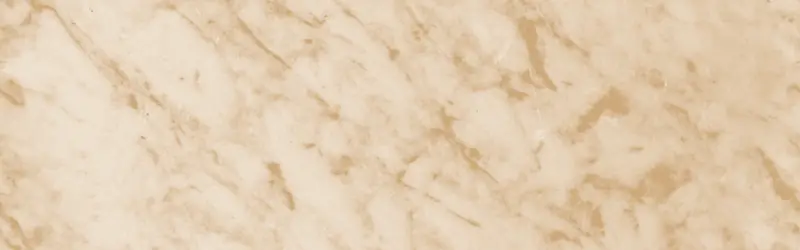
#> input picture assets/img/band@half.webp, 800 x 250 px, given in place of logo.jpg, which was not available
$ python build_assets.py
#> lines starting #> are read from the running program, lines starting #| are printed output that depends on the picture; after the words box and inside, x2 and y2 are one past the last pixel; in counts of white or black regions, pixels touching at a corner belong together; pictures that were not available may be replaced by others from this repository, and a replacement may not be noted
#!/usr/bin/env python3
"""
Build-time asset pipeline for the Kayspective Media landing page.

Runs once, offline, and writes everything into assets/. Nothing here executes at
runtime -- the deployed site is pure static HTML/CSS/JS.

Produces:
  * circular logo marks + favicon + apple-touch-icon, cropped from the master logo
  * a 1200x630 Open Graph card
  * brand-tinted marble texture panels used as the page's visual layer

The texture panels are duotone maps of a real CC0 marble photograph (see
assets/CREDITS.md) pushed into Kay's brand palette, so they read as one
deliberate art direction rather than as stock. Every panel is a drop-in
replacement target: swap the .webp for real photography at the same aspect
ratio and the layout is unchanged.
"""
import os

import numpy as np
from PIL import Image, ImageDraw, ImageFilter

ROOT   = os.path.dirname(os.path.dirname(os.path.abspath(__file__)))
ASSETS = os.path.join(ROOT, "assets")
IMG    = os.path.join(ASSETS, "img")
MARBLE = "/tmp/src/marble.png"          # CC0 source, fetched by fetch_sources()

# ---- brand palette (Kay's four canonical colors + derived neutrals) ----------
CREAM       = (0xF8, 0xEE, 0xE4)
BLUSH       = (0xF3, 0xD2, 0xC0)
GOLD        = (0xC1, 0x93, 0x59)
GOLD_DEEP   = (0xAB, 0x79, 0x37)
BLUSH_DEEP  = (0xE0, 0xAC, 0x93)
CREAM_LIFT  = (0xFC, 0xF7, 0xF1)
ESPRESSO    = (0x4A, 0x38, 0x2A)
ROSE_DEEP   = (0xC9, 0x8A, 0x6E)


def fetch_sources():
    """Download the CC0 marble source if it isn't already cached."""
    if os.path.exists(MARBLE):
        return
    import urllib.request
    os.makedirs(os.path.dirname(MARBLE), exist_ok=True)
    url = ("https://upload.wikimedia.org/wikipedia/commons/0/00/Marble_Texture.png")
    req = urllib.request.Request(url, headers={"User-Agent": "Mozilla/5.0"})
    with urllib.request.urlopen(req, timeout=60) as r:
        open(MARBLE, "wb").write(r.read())


# ---------------------------------------------------------------- logo marks --
def circular_mark(src, size):
    """Crop the logo's circular crest and mask it to a clean circle."""
    im = src.copy().resize((size, size), Image.LANCZOS).convert("RGBA")
    mask = Image.new("L", (size * 4, size * 4), 0)
    ImageDraw.Draw(mask).ellipse((0, 0, size * 4 - 1, size * 4 - 1), fill=255)
    mask = mask.resize((size, size), Image.LANCZOS)
    im.putalpha(mask)
    return im


def build_marks(logo):
    for s in (96, 192, 384):
        circular_mark(logo, s).save(f"{ASSETS}/logo-mark-{s}.webp", quality=90, method=6)
    circular_mark(logo, 180).convert("RGB").save(f"{ASSETS}/apple-touch-icon.png")
    # multi-resolution .ico
    ico = [circular_mark(logo, s) for s in (16, 32, 48)]
    ico[0].save(f"{ASSETS}/favicon.ico", sizes=[(16, 16), (32, 32), (48, 48)])
    # a compact master for the <img> in the hero/footer
    logo.resize((640, 640), Image.LANCZOS).save(f"{ASSETS}/logo.webp", quality=88, method=6)


def build_og(logo):
    """1200x630 share card: the crest on a cream field between two gold rules."""
    W, H = 1200, 630
    card = Image.new("RGB", (W, H), CREAM)
    d = ImageDraw.Draw(card)
    d.rectangle((28, 28, W - 29, H - 29), outline=GOLD, width=2)
    d.rectangle((36, 36, W - 37, H - 37), outline=GOLD + (0,), width=1)
    mark = circular_mark(logo, 470)
    card.paste(mark, ((W - 470) // 2, (H - 470) // 2), mark)
    card.save(f"{ASSETS}/og.jpg", quality=88, optimize=True)


# ------------------------------------------------------------- marble panels --
def duotone(lum, dark, light):
    """Map a 0..1 luminance plane onto a two-color brand ramp."""
    d = np.array(dark, dtype=np.float32)
    l = np.array(light, dtype=np.float32)
    return d + (l - d) * lum[..., None]


def panel(src, box, size, dark, light, contrast=1.0, grain=1.6, blur=0.0):
    """Crop a region of the marble, normalize it, and tint into brand colors."""
    im = src.crop(box).resize(size, Image.LANCZOS).convert("L")
    if blur:
        im = im.filter(ImageFilter.GaussianBlur(blur))
    lum = np.asarray(im, dtype=np.float32) / 255.0
    # normalize then apply an S-curve so veining stays readable after tinting
    lo, hi = np.percentile(lum, 2), np.percentile(lum, 98)
    lum = np.clip((lum - lo) / max(hi - lo, 1e-6), 0, 1)
    lum = np.clip(0.5 + (lum - 0.5) * contrast, 0, 1)
    rgb = duotone(lum, dark, light)
    if grain:
        rng = np.random.default_rng(7)
        rgb += rng.normal(0, grain, rgb.shape)
    return Image.fromarray(np.clip(rgb, 0, 255).astype(np.uint8))


# Each entry: name, crop box in the 1500px source, output size, dark, light, contrast
#
# The four "reel-*" panels are 9:16 -- the native aspect of the vertical video
# this studio actually delivers. Real reel stills drop into these same slots.
PANELS = [
    # hero -- low contrast so display type stays legible over it
    ("hero",      (0,    40,   1500, 884),  (1920, 1080), BLUSH_DEEP, CREAM_LIFT, 0.62),
    # selected work -- vertical reel frames, each a distinct crop + tint so the
    # row reads as four pieces of work rather than one repeated swatch
    ("reel-1",    (150,  60,   700,  1040), (900, 1600), BLUSH_DEEP, CREAM_LIFT, 0.95),
    ("reel-2",    (760,  380,  1310, 1358), (900, 1600), GOLD_DEEP,  BLUSH,      0.88),
    ("reel-3",    (420,  480,  970,  1458), (900, 1600), GOLD,       CREAM_LIFT, 0.80),
    ("reel-4",    (900,  0,    1450, 978),  (900, 1600), ROSE_DEEP,  CREAM_LIFT, 0.98),
    # full-width divider band
    ("band",      (0,    620,  1500, 1089), (1600, 500),  GOLD,       CREAM_LIFT, 0.55),
]


def build_panels():
    src = Image.open(MARBLE).convert("RGB")
    for name, box, size, dark, light, contrast in PANELS:
        full = panel(src, box, size, dark, light, contrast)
        full.save(f"{IMG}/{name}.webp", quality=74, method=6)
        half = full.resize((size[0] // 2, size[1] // 2), Image.LANCZOS)
        half.save(f"{IMG}/{name}@half.webp", quality=72, method=6)
        print(f"  {name:12s} {size[0]}x{size[1]}")


# ─────────────────────────────────────────────────────────── founder portrait --
# Kay's headshot was shot on a cool rose sweep (hue ~4 deg) that fought the
# brand's peach blush. The sweep is recoloured into the palette while her skin,
# hair, and sweater are left exactly as shot.
PORTRAIT_SRC = os.path.join(ASSETS, "src", "kay-portrait-original.png")
PORTRAIT_CROP_TOP = 250          # headroom above her hair, in source pixels

def rgb_to_hsv(a):
    r, g, b = a[...,0], a[...,1], a[...,2]
    mx, mn = a.max(-1), a.min(-1)
    d = mx - mn
    h = np.zeros_like(mx)
    m = d > 1e-9
    ri, gi, bi = (mx == r) & m, (mx == g) & m, (mx == b) & m
    h[ri] = ((g - b)[ri] / d[ri]) % 6
    h[gi] = ((b - r)[gi] / d[gi]) + 2
    h[bi] = ((r - g)[bi] / d[bi]) + 4
    h = h / 6.0
    s = np.where(mx > 1e-9, d / np.maximum(mx, 1e-9), 0)
    return np.stack([h, s, mx], -1)

def hsv_to_rgb(hsv):
    h, s, v = hsv[...,0]*6.0, hsv[...,1], hsv[...,2]
    i = np.floor(h).astype(int) % 6
    f = h - np.floor(h)
    p, q, t = v*(1-s), v*(1-s*f), v*(1-s*(1-f))
    out = np.zeros(hsv.shape, dtype=np.float32)
    for k, (R,G,B) in enumerate([(v,t,p),(q,v,p),(p,v,t),(p,q,v),(t,p,v),(v,p,q)]):
        m = i == k
        out[...,0][m], out[...,1][m], out[...,2][m] = R[m], G[m], B[m]
    return out


def backdrop_mask(im, val_min=0.58, sat_max=0.50, hue_tol=42/360.0, bg_hue=6/360.0, feather=2.5):
    """Soft mask of the flat studio sweep.

    Colour thresholds alone would also catch lit skin, so the candidate set is
    restricted to the region that is *connected to the image border* -- the
    backdrop is by definition the thing touching the frame edge, and she is not.
    """
    a = np.asarray(im, dtype=np.float32) / 255.0
    hsv = rgb_to_hsv(a)
    h, s, v = hsv[...,0], hsv[...,1], hsv[...,2]
    dh = np.abs(((h - bg_hue + .5) % 1.0) - .5)
    cand = (v > val_min) & (s < sat_max) & (dh < hue_tol)
    # floodfill is a no-op on 'L' in this Pillow build, so mark on RGB instead
    m = Image.fromarray(np.where(cand, 255, 0).astype(np.uint8)).convert('RGB')
    W, H = m.size
    seeds = [(x, 1) for x in range(0, W, 40)] + [(x, H-2) for x in range(0, W, 40)] \
          + [(1, y) for y in range(0, H, 40)] + [(W-2, y) for y in range(0, H, 40)]
    for xy in seeds:
        if m.getpixel(xy) == (255, 255, 255):
            ImageDraw.floodfill(m, xy, (0, 255, 0), thresh=0)
    arr = np.asarray(m)
    conn = (arr[..., 1] == 255) & (arr[..., 0] == 0)
    keep = Image.fromarray(np.where(conn, 255, 0).astype(np.uint8))
    return np.asarray(keep.filter(ImageFilter.GaussianBlur(feather)), dtype=np.float32) / 255.0

def recolour_backdrop(im, mask, hue=21.2/360.0, sat=0.185, lo=0.80, hi=0.965):
    """Move the sweep into the brand's blush family, keeping its natural falloff.

    Hue and saturation are replaced outright; value is remapped into a lighter
    band rather than flattened, so the studio vignette survives and the result
    still reads as a photograph instead of a paint fill.
    """
    a = np.asarray(im, dtype=np.float32) / 255.0
    hsv = rgb_to_hsv(a)
    v = hsv[...,2]
    vb = v[mask > .5]
    p2, p98 = (np.percentile(vb, 2), np.percentile(vb, 98)) if vb.size else (0., 1.)
    vn = np.clip((v - p2) / max(p98 - p2, 1e-6), 0, 1)
    tgt = np.stack([np.full_like(v, hue),
                    np.full_like(v, sat),
                    lo + (hi - lo) * vn], -1)
    # Composite in RGB, never HSV: interpolating hue across the feathered edge
    # takes the long way round the colour wheel and fringes her hair green.
    tgt_rgb = np.clip(hsv_to_rgb(tgt), 0, 1)
    blended = a * (1 - mask[..., None]) + tgt_rgb * mask[..., None]
    return Image.fromarray((np.clip(blended, 0, 1) * 255).astype(np.uint8))


def build_portrait():
    if not os.path.exists(PORTRAIT_SRC):
        print("  (no portrait source; skipping)")
        return
    src = Image.open(PORTRAIT_SRC).convert("RGB")
    w, _ = src.size
    crop = src.crop((0, PORTRAIT_CROP_TOP, w, PORTRAIT_CROP_TOP + int(w * 5 / 4)))  # 4:5
    out = recolour_backdrop(crop, backdrop_mask(crop))
    full = out.resize((900, 1125), Image.LANCZOS)
    full.save(f"{IMG}/portrait.webp", quality=88, method=6)
    full.resize((450, 563), Image.LANCZOS).save(f"{IMG}/portrait@half.webp", quality=82, method=6)
    print("  portrait     900x1125 (backdrop recoloured)")


def main():
    os.makedirs(IMG, exist_ok=True)
    fetch_sources()
    logo = Image.open(f"{ASSETS}/logo.jpg").convert("RGB")
#> logo is the input picture: PIL image 800x250 RGB; mean R, G, B 227.1, 205.5, 177.5
    print("marks + favicon…");  build_marks(logo)
#> call 4 of circular_mark, with size = 180
#> in circular_mark (call 4), `mask = Image.new("L", (size * 4, size * 4), 0)`: mask: PIL image 720x720 L; every value is 0
#> in circular_mark (call 4), `ImageDraw.Draw(mask).ellipse((0, 0, size * 4 - 1, size * 4 - 1), fill=..`:
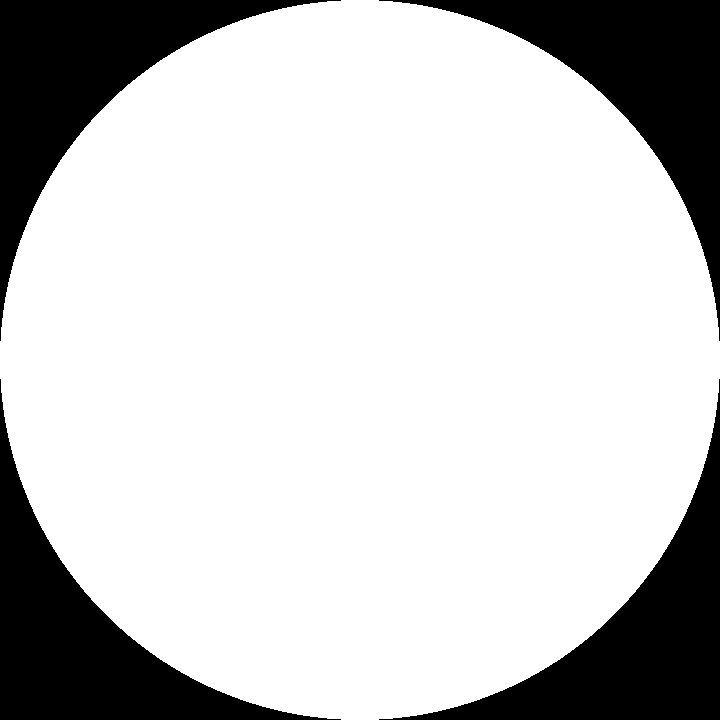
#> mask: PIL image 720x720 L; 78.5% white; 4 black regions, box (x1, y1, x2, y2) and area: (0, 0, 341, 341) 27842, (379, 0, 720, 341) 27842, (0, 379, 341, 720) 27842, (379, 379, 720, 720) 27842
#> in circular_mark (call 5), `mask = Image.new("L", (size * 4, size * 4), 0)`: mask: PIL image 64x64 L; every value is 0
#> in circular_mark (call 5), `ImageDraw.Draw(mask).ellipse((0, 0, size * 4 - 1, size * 4 - 1), fill=..`: mask: PIL image 64x64 L; 78.4% white; 4 black regions, box (x1, y1, x2, y2) and area: (0, 0, 26, 26) 221, (38, 0, 64, 26) 221, (0, 38, 26, 64) 221, (38, 38, 64, 64) 221
#> in circular_mark (call 6), `mask = Image.new("L", (size * 4, size * 4), 0)`: mask: PIL image 128x128 L; every value is 0
#> in circular_mark (call 6), `ImageDraw.Draw(mask).ellipse((0, 0, size * 4 - 1, size * 4 - 1), fill=..`: mask: PIL image 128x128 L; 78.5% white; 4 black regions, box (x1, y1, x2, y2) and area: (0, 0, 56, 56) 881, (72, 0, 128, 56) 881, (0, 72, 56, 128) 881, (72, 72, 128, 128) 881
#> in circular_mark (call 7), `mask = Image.new("L", (size * 4, size * 4), 0)`: mask: PIL image 192x192 L; every value is 0
#> in circular_mark (call 7), `ImageDraw.Draw(mask).ellipse((0, 0, size * 4 - 1, size * 4 - 1), fill=..`: mask: PIL image 192x192 L; 78.5% white; 4 black regions, box (x1, y1, x2, y2) and area: (0, 0, 86, 86) 1980, (106, 0, 192, 86) 1980, (0, 106, 86, 192) 1980, (106, 106, 192, 192) 1980
#> in build_marks, `ico = [circular_mark(logo, s) for s in (16, 32, 48)]`: ico = 3 items
    print("open graph card…");  build_og(logo)
#> in circular_mark (call 8), `mask = Image.new("L", (size * 4, size * 4), 0)`: mask: PIL image 1880x1880 L; every value is 0
#> in circular_mark (call 8), `ImageDraw.Draw(mask).ellipse((0, 0, size * 4 - 1, size * 4 - 1), fill=..`: mask: PIL image 1880x1880 L; 78.5% white; 4 black regions, box (x1, y1, x2, y2) and area: (0, 0, 909, 909) 189679, (971, 0, 1880, 909) 189679, (0, 971, 909, 1880) 189679, (971, 971, 1880, 1880) 189679
    print("marble panels…");    build_panels()
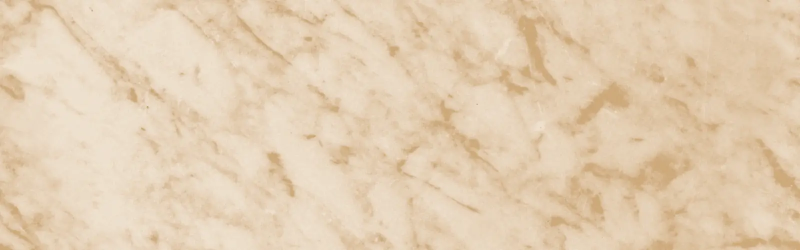
#> input picture assets/img/band.webp, 1600 x 500 px, found by its file name (shown at 1/2 size)
#> in build_panels, src is the input picture: PIL image 1600x500 RGB; mean R, G, B 227.2, 205.7, 177.8
#> the loop in build_panels, `for name, box, size, dark, light, contrast in PANELS:` made 6 passes
#> hi in panel on passes 1 to 6: 0.882, 0.882, 0.843, 0.586, 0.851, 0
#> pass 1, in panel, `im = src.crop(box).resize(size, Image.LANCZOS).convert("L")`:
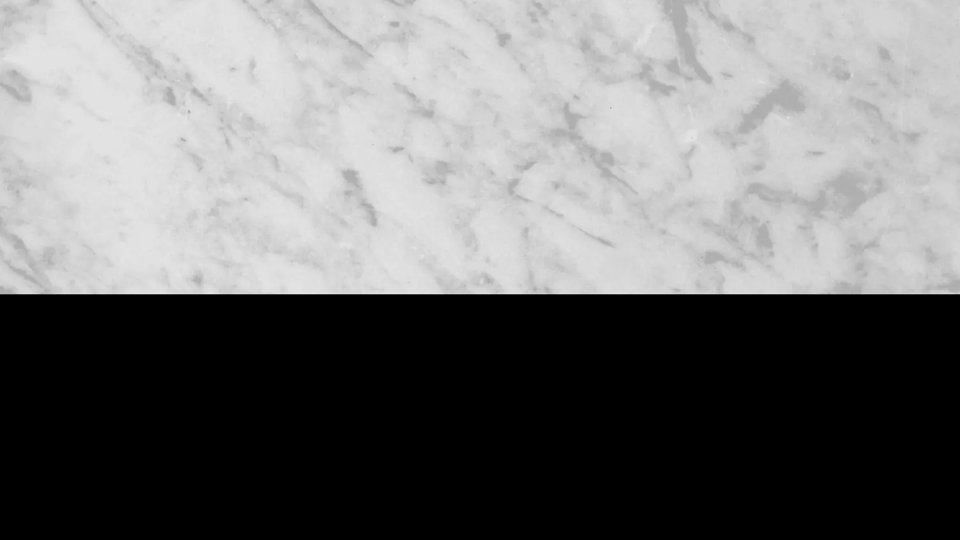
#> im: PIL image 1920x1080 L (shown at 1/2 size); min 0, max 248, mean 114.1
#> pass 1, in panel, `lum = np.clip(0.5 + (lum - 0.5) * contrast, 0, 1)`:
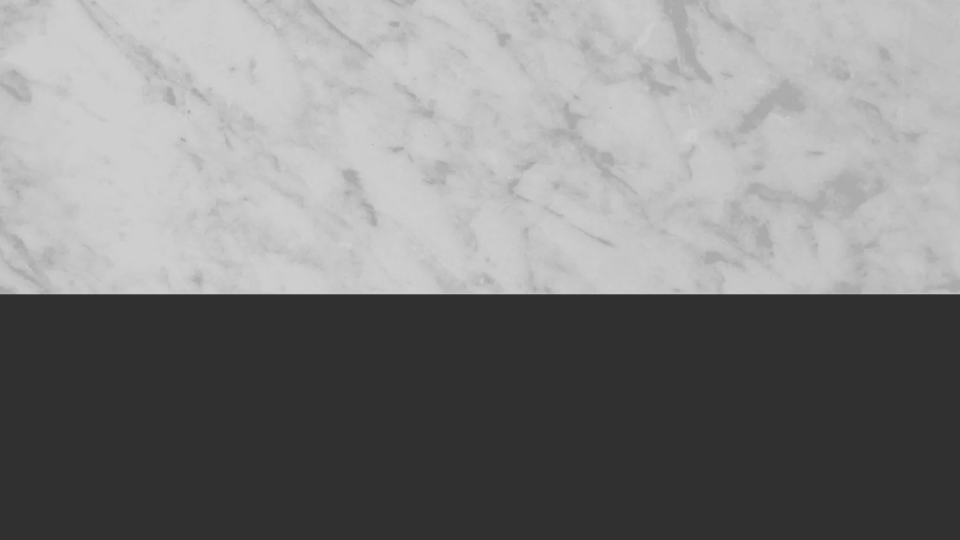
#> lum: shape (1080, 1920) float32 (shown at 1/2 size); min 0.19, max 0.81, mean 0.504
#> after the loop in build_panels, `for name, box, size, dark, light, contrast in PANELS:`:
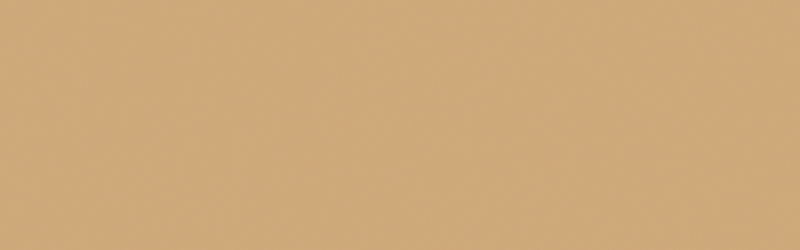
#> half: PIL image 800x250 RGB; mean R, G, B 205.8, 169, 122.7
    print("founder portrait…"); build_portrait()
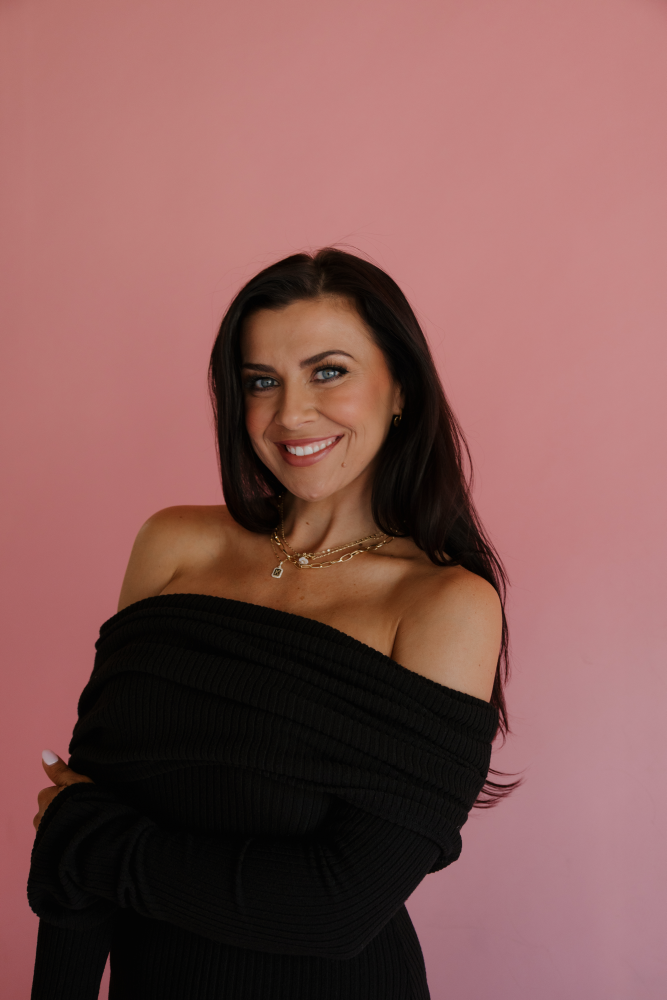
#> input picture assets/src/kay-portrait-original.png, 1333 x 2000 px (shown at 1/2 size)
#> in rgb_to_hsv, `r, g, b = a[...,0], a[...,1], a[...,2]`:
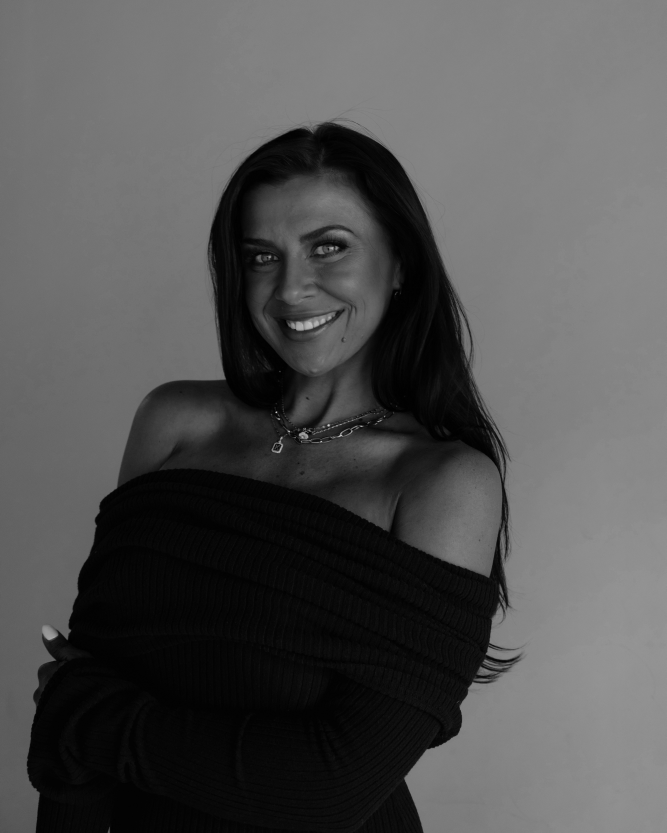
#> b: shape (1666, 1333) float32 (shown at 1/2 size); min 0, max 0.953, mean 0.32
#> in recolour_backdrop, `p2, p98 = (np.percentile(vb, 2), np.percentile(vb, 98)) if vb.size els..`: p2 = 0.639; p98 = 0.776
#> the loop in hsv_to_rgb, `for k, (R,G,B) in enumerate([(v,t,p),(q,v,p),(p,v,t),(p,q,v),(t,p,v),(..` made 6 passes
    print("done.")


if __name__ == "__main__":
    main()
